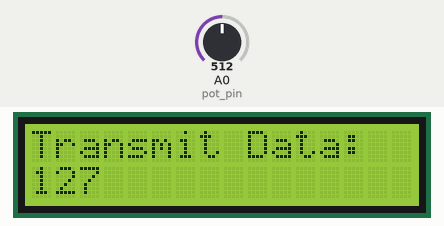
This sketch was run on a simulated Arduino Uno, built with avr-gcc and run on an emulated ATmega328P. On the bench: 16×2 character LCD. Inputs (shaded band) come from the test bench; at power-on: A0 (pot_pin) = 512. No radio packets arrive unless stated.

Above: at 1.2 s.
1.3 s: A0 (pot_pin) set to 716
At 3.2 s:
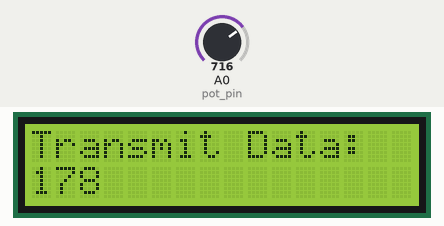
3.5 s: A0 (pot_pin) set to 900
At 5.1 s:
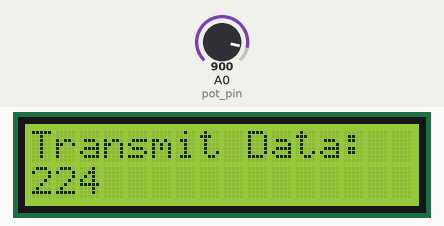
5.5 s: A0 (pot_pin) set to 1023
At 6.7 s:
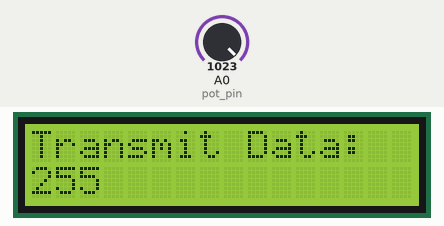
Timing chart, 0 to 8.5 s (numbered marks = the images above; inputs shaded):
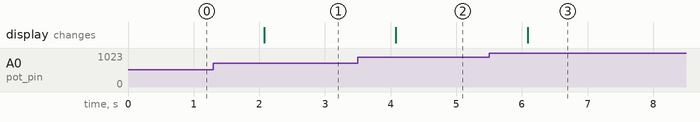

The sketch:

transmitwlcd.ino
```cpp
//Adding Libraries

#include <SPI.h>                  /* to handle the communication interface with the modem*/
#include <LiquidCrystal.h>
#include <nRF24L01.h>             /* to handle this particular modem driver*/
#include <RF24.h>                 /* the library which helps us to control the radio modem*/

#define pot_pin A0                /*Variable pin of POT is to be connected to analog pin 0 i.e.A0*/

const int rs = 12, en = 11, d4 = 5, d5 = 4, d6 = 3, d7 = 2;
LiquidCrystal lcd(rs, en, d4, d5, d6, d7);

RF24 radio(7,8);                    /* Creating instance 'radio'  ( CE , CSN )   CE -> D7 | CSN -> D8 */
const byte Address[6] = "00009" ;     /* Address to which data to be transmitted*/

void setup() {
  // put your setup code here, to run once:
//  Serial.begin(115200);
  lcd.begin(16, 2);
  lcd.print("Transmit Data: ");
  pinMode(pot_pin,INPUT);         /* Setting A0 (POT pin) as input*/
  radio.begin ();                 /* Activate the modem*/
  radio.openWritingPipe (Address); /* Sets the address of transmitter to which program will send the data */
}
void loop() {
  // put your main code here, to run repeatedly:
  radio.stopListening ();          /* Setting modem in transmission mode*/
  int value = analogRead(pot_pin);    /*Reading analog value at pin A0 and storing in varible 'value'*/
  int data = map( value , 0 , 1023 , 0 , 255 );   /* Convering the 10 bit value to 8 bit */
  radio.write(&data, sizeof(data));            /* Sending data over NRF 24L01*/
  lcd.setCursor(0, 1);
  lcd.print(data);
// // Serial.print("Transmitting Data : ");
// // Serial.println(data);                           /* Printing POT value on serial monitor*/
  delay(1000);
}
```

Measured:
- after the input at 1.3 s, the display: changes after 0.78 s (image 1)
- after the input at 3.5 s, the display: changes after 0.58 s (image 2)
- after the input at 5.5 s, the display: changes after 0.59 s (image 3)
